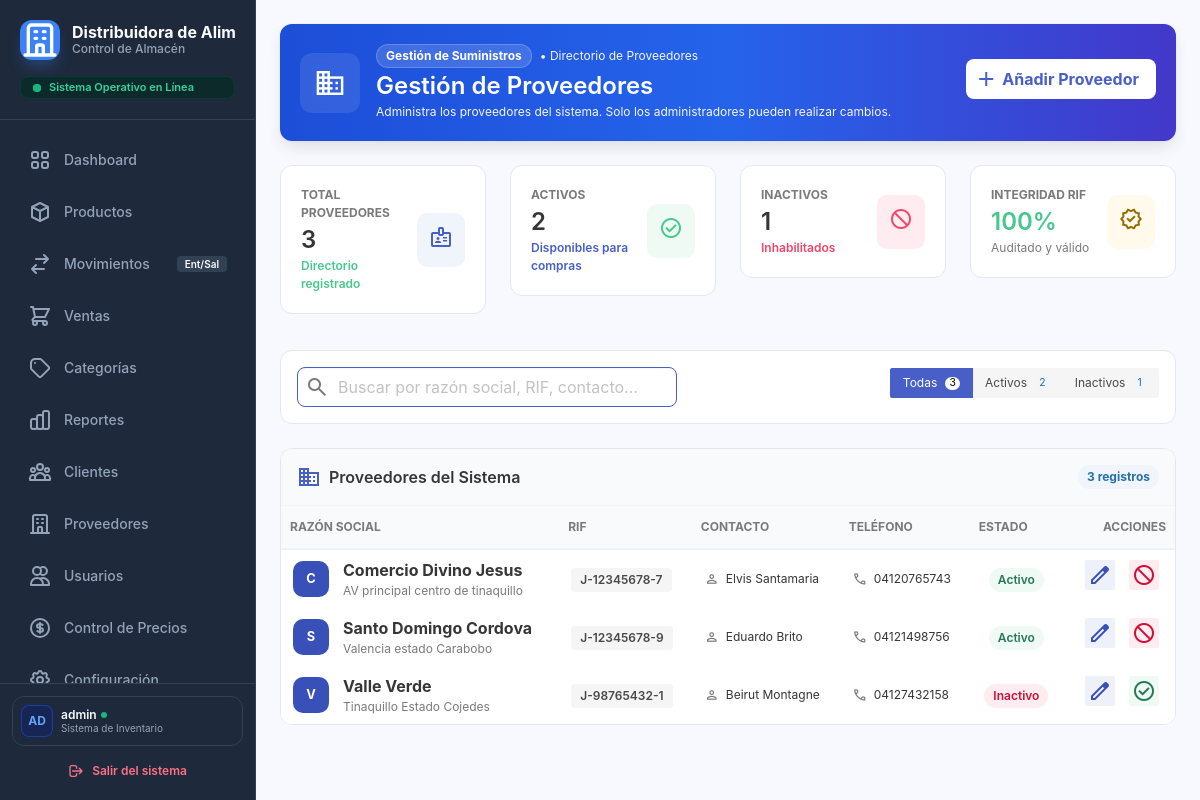
The page /index.php?controller=proveedor&action=tablaProveedores (signed in) on the database as committed earlier.
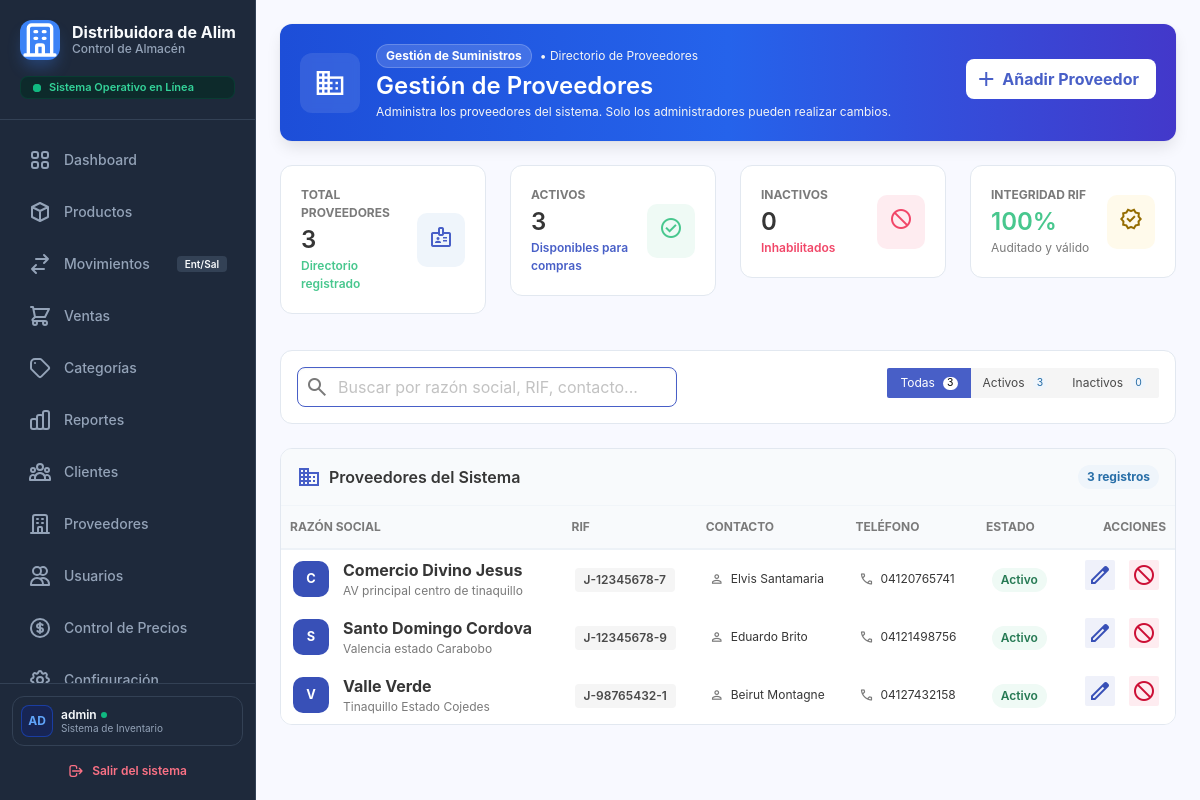
The same page on the database as committed later.
### tables this page shows
CREATE TABLE `proveedores` (
  `id_proveedor` int(11) NOT NULL,
  `rif` varchar(20) NOT NULL,
  `razon_social` varchar(100) NOT NULL,
  `nombre_contacto` varchar(100) DEFAULT NULL,
  `telefono` varchar(20) DEFAULT NULL,
  `email` varchar(100) DEFAULT NULL,
  `direccion` text DEFAULT NULL,
  `estado` tinyint(1) DEFAULT 1
);

### app/controller/proveedorController.php (called while the page is built, shortened)
<?php
require_once __DIR__ . '/../helpers/seguridad.php';
require_once __DIR__ . '/../model/proveedorModel.php';
class ProveedorController {
    private $proveedorModel;
    public function __construct() {
        $database = new Database();
        $pdo = $database->getConnection();
        $this->proveedorModel = new proveedorModel($pdo);
    }
    public function tablaProveedores() {
        $proveedores = $this->proveedorModel->getAll();
        require_once __DIR__ . '/../views/proveedor/proveedor.php';
    }
}
?>

### public/index.php (called while the page is built, shortened)
<?php
require_once __DIR__ . '/../app/helpers/seguridad.php';
$controlador = $_GET['controller'] ?? 'sistema';
$accion      = $_GET['action']     ?? 'index';
$controlador = is_string($controlador) ? strtolower($controlador) : '';
$accion      = is_string($accion)      ? strtolower($accion)      : '';
$definicion = $rutas[$controlador];
$ruta       = $definicion['acciones'][$accion];
$json       = $ruta['json'];
try {
    $instancia = new $clase();
    $instancia->$accion();
} catch (Throwable $e) {
    registrarEvento('error_interno', $controlador . '/' . $accion . ': ' . $e->getMessage());
    responderError(
        500,
        MODO_DESARROLLO ? $e->getMessage() : 'Ocurrió un error interno. Inténtalo de nuevo más tarde.',
        $json
    );
}

### app/model/proveedorModel.php (called while the page is built, shortened)
<?php
    class ProveedorModel{
        private $pdo;
        public function __construct($pdo){
            $this->pdo = $pdo;
    }
        public function getAll(){
            $stmt = $this->pdo->query("SELECT * FROM proveedores ORDER BY razon_social ASC");
            return $stmt->fetchAll(PDO::FETCH_ASSOC);
        }
}
    ?>

### app/helpers/seguridad.php (called while the page is built, shortened)
<?php
function urlAccion(string $controlador, string $accion, array $parametros = []): string
{
    return 'index.php?' . http_build_query(
        ['controller' => $controlador, 'action' => $accion] + $parametros
    );
}

### app/views/proveedor/proveedor.php (the view, shortened to what the changed rows need)
<?php
$proveedores = $proveedores ?? [];
$totalProveedores = count($proveedores);
$countActivos = count(array_filter($proveedores, fn($p) => ($p['estado'] ?? 1) == 1));
$countInactivos = $totalProveedores - $countActivos;
?>
<!DOCTYPE html>
<html lang="es">
<head>
    <link href="https://cdnjs.cloudflare.com/ajax/libs/font-awesome/6.4.0/css/all.min.css" rel="stylesheet">
    <link href="https://cdn.jsdelivr.net/npm/bulma@0.9.4/css/bulma.min.css" rel="stylesheet">
    <link rel="stylesheet" href="assets/css/sidebar.css" />
    <link rel="stylesheet" href="assets/css/tablas.css" />
</head>
<body class="is-flex" style="background-color: #f8f9ff; height: 100vh; overflow: hidden; width: 100%;">
    <?php require_once __DIR__ . '/../layouts/sidebar.php'; ?>
    <main class="main is-flex-grow-1" style="background-color: #f8f9ff; width: 100%; height: 100vh; overflow-y: auto; overflow-x: hidden;">
        <div class="p-5" style="width: 100%; padding-bottom: 4rem !important;">
            <div class="box mb-5" style="background: linear-gradient(90deg, #1d4ed8 0%, #2563eb 50%, #4338ca 100%); border-radius: 12px; border: none; overflow: hidden; position: relative;">
                <div class="is-flex is-align-items-center is-justify-content-space-between is-flex-wrap-wrap" style="gap: 1.5rem; position: relative; z-index: 2;">
                    <div class="is-flex is-align-items-center" style="gap: 1rem;">
                        <div>
                            <h1 class="title is-4 has-text-white mb-0 mt-1">Gestión de Proveedores</h1>
                        </div>
                    </div>
                </div>
            </div>
            <div class="columns is-variable is-3 mb-5">
                <div class="column">
                    <div class="box is-shadowless" style="border: 1px solid #e2e8f0; border-radius: 12px; padding: 1.25rem;">
                        <div class="is-flex is-align-items-center is-justify-content-space-between">
                            <div>
                                <p class="is-size-7 is-uppercase has-text-grey has-text-weight-bold">Activos</p>
                                <h3 class="title is-4 mb-0 mt-1 has-text-dark"><?= $countActivos ?></h3>
                                <p class="is-size-7 has-text-link has-text-weight-semibold mt-1">Disponibles para compras</p>
                            </div>
                        </div>
                    </div>
                </div>
                <div class="column">
                    <div class="box is-shadowless" style="border: 1px solid #e2e8f0; border-radius: 12px; padding: 1.25rem;">
                        <div class="is-flex is-align-items-center is-justify-content-space-between">
                            <div>
                                <p class="is-size-7 is-uppercase has-text-grey has-text-weight-bold">Inactivos</p>
                                <h3 class="title is-4 mb-0 mt-1 has-text-dark"><?= $countInactivos ?></h3>
                                <p class="is-size-7 has-text-danger has-text-weight-semibold mt-1">Inhabilitados</p>
                            </div>
                        </div>
                    </div>
                </div>
            </div>
            <div class="box is-shadowless p-4 mb-5 is-flex is-align-items-center is-justify-content-space-between flex-wrap" style="border: 1px solid #e2e8f0; border-radius: 12px; background: white; gap: 1.5rem;">
                <div class="is-flex is-align-items-center flex-wrap" style="gap: 1rem;">
                    <div class="buttons has-addons mb-0" id="filtrosEstado">
                        <button class="button is-small is-light btn-filtro" data-filtro="activos">
                            Activos <span class="ml-1 tag is-info is-light is-rounded ml-2" style="height: 1.25em; padding: 0 0.4em; font-size: 0.65rem;"><?= $countActivos ?></span>
                        </button>
                        <button class="button is-small is-light btn-filtro" data-filtro="inactivos">
                            Inactivos <span class="ml-1 tag is-info is-light is-rounded ml-2" style="height: 1.25em; padding: 0 0.4em; font-size: 0.65rem;"><?= $countInactivos ?></span>
                        </button>
                    </div>
                </div>
            </div>
            <div class="box is-shadowless p-0" style="border: 1px solid #e2e8f0; border-radius: 12px; overflow: hidden; background: white;">
                <div class="p-4 is-flex is-align-items-center is-justify-content-space-between" style="border-bottom: 1px solid #f1f5f9; background-color: #f8fafc;">
                    <div class="is-flex is-align-items-center" style="gap: 8px;">
                        <h2 class="title is-6 mb-0 has-text-dark">Proveedores del Sistema</h2>
                    </div>
                </div>
                <div class="table-container mb-0">
                    <table class="table is-fullwidth is-hoverable" id="tablaProveedores">
                        <thead>
                            <tr style="background-color: #f8fafc; border-bottom: 2px solid #edf2f7;">
                                <th class="is-size-7 has-text-grey is-uppercase py-3">Razón Social</th>
                                <th class="is-size-7 has-text-grey is-uppercase py-3">RIF</th>
                                <th class="is-size-7 has-text-grey is-uppercase py-3">Contacto</th>
                                <th class="is-size-7 has-text-grey is-uppercase py-3">Teléfono</th>
                                <th class="is-size-7 has-text-grey is-uppercase py-3 text-center">Estado</th>
                                <th class="is-size-7 has-text-grey is-uppercase py-3 text-right" style="text-align: right;">Acciones</th>
                            </tr>
                        </thead>
                        <tbody class="is-size-6">
                            <?php if (!empty($proveedores)): ?>
                                <?php foreach ($proveedores as $p): ?>
                                    <?php
                                        $idProv = $p['id_proveedor'] ?? $p['id'] ?? '';
                                        $razonSocial = $p['razon_social'] ?? $p['nombre_razon_social'] ?? 'Sin Nombre';
                                        $rif = $p['rif'] ?? (isset($p['tipo_documento'], $p['num_documento']) ? $p['tipo_documento'].'-'.$p['num_documento'] : 'N/A');
                                        $contacto = $p['nombre_contacto'] ?? $p['contacto_directo'] ?? $p['contacto'] ?? 'N/A';
                                        $telefono = $p['telefono'] ?? 'N/A';
                                        $esActivo = ($p['estado'] ?? 1) == 1;
                                        $inicial = strtoupper(substr(htmlspecialchars($razonSocial), 0, 1));
                                    ?>
                                    <tr class="fila-busqueda" data-estado="<?= $esActivo ? 'activo' : 'inactivo' ?>">
                                        <td>
                                            <div class="is-flex is-align-items-center" style="gap: 14px;">
                                                <div class="is-flex is-align-items-center is-justify-content-center has-background-link-dark has-text-white has-text-weight-bold flex-shrink-0" style="width: 36px; height: 36px; border-radius: 10px; font-size: 0.8rem;">
                                                    <?= $inicial ?>
                                                </div>
                                                <div>
                                                    <p class="has-text-weight-bold has-text-dark mb-0 nombre-proveedor"><?= htmlspecialchars($razonSocial) ?></p>
                                                    <p class="is-size-7 has-text-grey mb-0"><?= htmlspecialchars($p['direccion'] ?? '') ?></p>
                                                </div>
                                            </div>
                                        </td>
                                        <td class="is-vcentered">
                                            <span class="tag is-light has-text-weight-semibold font-mono doc-proveedor">
                                                <?= htmlspecialchars($rif) ?>
                                            </span>
                                        </td>
                                        <td class="is-vcentered">
                                            <div class="is-flex is-align-items-center" style="gap: 6px;">
                                                <span class="material-symbols-outlined has-text-grey is-size-6">person</span>
                                                <span class="is-size-7 has-text-dark contacto-proveedor"><?= htmlspecialchars($contacto) ?></span>
                                            </div>
                                        </td>
                                        <td class="is-vcentered">
                                            <div class="is-flex is-align-items-center" style="gap: 6px;">
                                                <span class="material-symbols-outlined has-text-grey is-size-6">call</span>
                                                <span class="is-size-7 has-text-dark font-mono tlf-proveedor"><?= htmlspecialchars($telefono) ?></span>
                                            </div>
                                        </td>
                                        <td class="is-vcentered text-center" style="text-align: center;">
                                            <span class="tag is-rounded <?= $esActivo ? 'is-success' : 'is-danger' ?> is-light has-text-weight-semibold">
                                                <?= $esActivo ? 'Activo' : 'Inactivo' ?>
                                            </span>
                                        </td>
                                        <td class="is-vcentered text-right" style="text-align: right;">
                                            <div class="buttons is-right mb-0" style="gap: 6px; justify-content: flex-end;">
                                                <a href="<?= urlAccion('proveedor', 'formedit') ?>&id=<?= $idProv ?>" class="button is-small is-link is-light" title="Editar proveedor">
                                                    <span class="icon"><span class="material-symbols-outlined">edit</span></span>
                                                </a>
                                                <button type="button"
                                                        class="button is-small <?= $esActivo ? 'is-danger' : 'is-success' ?> is-light btn-toggle-estado"
                                                        data-nombre="<?= htmlspecialchars($razonSocial) ?>"
                                                        data-activo="<?= $esActivo ? '1' : '0' ?>"
                                                        data-url="<?= urlAccion('proveedor', 'cambiarEstado') ?>&id=<?= $idProv ?>"
                                                        title="<?= $esActivo ? 'Inactivar proveedor' : 'Reactivar proveedor' ?>">
                                                    <span class="icon">
                                                        <span class="material-symbols-outlined"><?= $esActivo ? 'block' : 'check_circle' ?></span>
                                                    </span>
                                                </button>
                                            </div>
                                        </td>
                                    </tr>
                                <?php endforeach; ?>
                            <?php endif; ?>
                        </tbody>
                    </table>
                </div>
            </div>
        </div>
    </main>
</body>
</html>

Rows that differ between the two databases and show on the page:
changed proveedores "Comercio Divino Jesus": telefono "04120765743" → "04120765741"; estado "1" → (not shown)
changed proveedores "Valle Verde": estado "Inactivo" → "Activo"
Other text that changed with them:
$countActivos: "2" → "3"
$countInactivos: (not shown) → "0"
